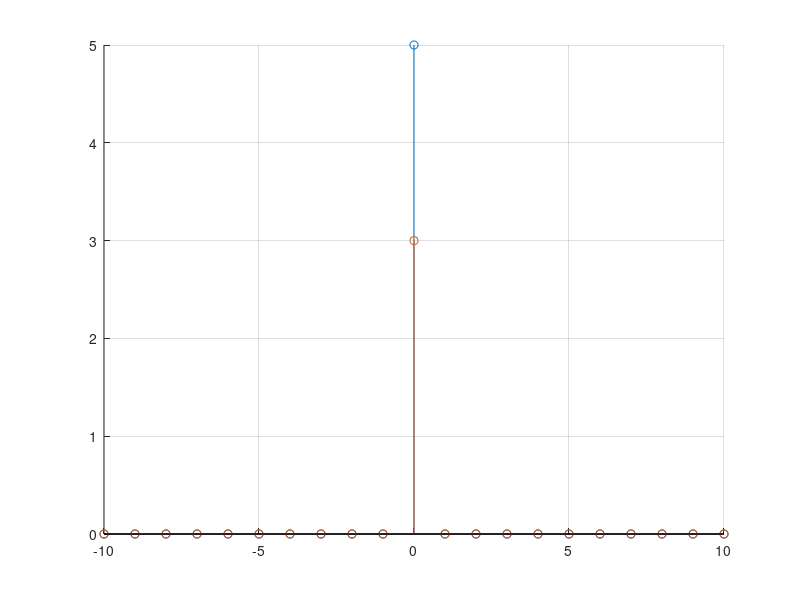

Write MATLAB code to recreate this figure.
grid on
hold on
N=10;
n=[-N:N];
delta=[zeros(1,N) 5 zeros(1,N)];
delta2=[zeros(1,N) 3 zeros(1,N)];
stem(n,delta)
stem(n,delta2)


